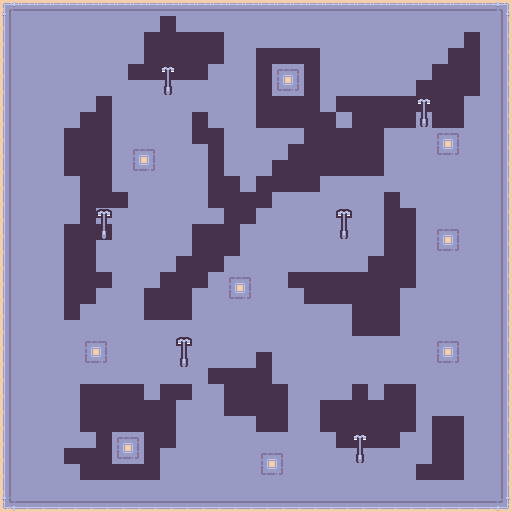

Tiled map render using the project's own tile images. Description and the whole map definition, tile-layer contents included, below:
An orthogonal 32x32 tile map with 16x16 px tiles, 2 tile layers (Tile Layer 1, tower_light).

<map version="1.10" tiledversion="1.12.2" orientation="orthogonal" renderorder="right-down" width="32" height="32" tilewidth="16" tileheight="16" infinite="0" nextlayerid="3" nextobjectid="1">
 <tileset firstgid="1" source="burning_sands.tsx" />
 <layer id="1" name="Tile Layer 1" width="32" height="32">
  <data encoding="csv">
101,102,102,102,102,102,102,102,102,102,102,102,102,102,102,102,102,102,102,102,102,102,102,102,102,102,102,102,102,102,102,103,
119,30,30,30,30,30,30,30,30,30,141,30,30,30,30,30,30,30,30,30,30,30,30,30,30,30,30,30,30,30,30,121,
119,30,30,30,30,30,30,30,30,141,141,141,141,141,30,30,30,30,30,30,30,30,30,30,30,30,30,30,30,141,30,121,
119,30,30,30,30,30,30,30,30,141,141,141,141,141,30,30,141,141,141,141,30,30,30,30,30,30,30,30,141,141,30,121,
119,30,30,30,30,30,30,30,141,141,141,141,141,30,30,30,141,104,105,141,30,30,30,30,30,30,30,141,141,141,30,121,
119,30,30,30,30,30,30,30,30,30,30,30,30,30,30,30,141,122,123,141,30,30,30,30,30,30,141,141,141,141,30,121,
119,30,30,30,30,30,141,30,30,30,30,30,30,30,30,30,141,141,141,141,30,141,141,141,141,141,141,141,141,30,30,121,
119,30,30,30,30,141,141,30,30,30,30,30,141,30,30,30,141,141,141,141,141,30,141,141,141,141,30,141,141,30,30,121,
119,30,30,30,141,141,141,30,30,30,30,30,141,141,30,30,30,30,30,141,141,141,141,141,30,30,30,104,105,30,30,121,
119,30,30,30,141,141,141,30,104,105,30,30,30,141,30,30,30,30,141,141,141,141,141,141,30,30,30,122,123,30,30,121,
119,30,30,30,141,141,141,30,122,123,30,30,30,141,30,30,30,141,141,141,141,141,141,141,30,30,30,30,30,30,30,121,
119,30,30,30,30,141,141,30,30,30,30,30,30,141,141,30,141,141,141,141,30,30,30,30,30,30,30,30,30,30,30,121,
119,30,30,30,30,141,141,141,30,30,30,30,30,141,141,141,141,30,30,30,30,30,30,30,141,30,30,30,30,30,30,121,
119,30,30,30,30,141,30,30,30,30,30,30,30,30,141,141,30,30,30,30,30,30,30,30,141,141,30,30,30,30,30,121,
119,30,30,30,141,141,141,30,30,30,30,30,141,141,141,30,30,30,30,30,30,30,30,30,141,141,30,104,105,30,30,121,
119,30,30,30,141,141,30,30,30,30,30,30,141,141,141,30,30,30,30,30,30,30,30,30,141,141,30,122,123,30,30,121,
119,30,30,30,141,141,30,30,30,30,30,141,141,141,30,30,30,30,30,30,30,30,30,141,141,141,30,30,30,30,30,121,
119,30,30,30,141,141,141,30,30,30,141,141,141,30,104,105,30,30,141,141,141,141,141,141,141,141,30,30,30,30,30,121,
119,30,30,30,141,141,30,30,30,141,141,141,30,30,122,123,30,30,30,141,141,141,141,141,141,30,30,30,30,30,30,121,
119,30,30,30,141,30,30,30,30,141,141,141,30,30,30,30,30,30,30,30,30,30,141,141,141,30,30,30,30,30,30,121,
119,30,30,30,30,30,30,30,30,30,30,30,30,30,30,30,30,30,30,30,30,30,141,141,141,30,30,30,30,30,30,121,
119,30,30,30,30,104,105,30,30,30,30,30,30,30,30,30,30,30,30,30,30,30,30,30,30,30,30,104,105,30,30,121,
119,30,30,30,30,122,123,30,30,30,30,30,30,30,30,30,141,30,30,30,30,30,30,30,30,30,30,122,123,30,30,121,
119,30,30,30,30,30,30,30,30,30,30,30,30,141,141,141,141,30,30,30,30,30,30,30,30,30,30,30,30,30,30,121,
119,30,30,30,30,141,141,141,141,30,141,141,30,30,141,141,141,141,30,30,30,30,141,30,141,141,30,30,30,30,30,121,
119,30,30,30,30,141,141,141,141,141,141,30,30,30,141,141,141,141,30,30,141,141,141,141,141,141,30,30,30,30,30,121,
119,30,30,30,30,141,141,141,141,141,141,30,30,30,30,30,141,141,30,30,141,141,141,141,141,141,30,141,141,30,30,121,
119,30,30,30,30,30,141,104,105,141,141,30,30,30,30,30,30,30,30,30,30,141,141,141,141,30,30,141,141,30,30,121,
119,30,30,30,141,141,141,122,123,141,30,30,30,30,30,30,104,105,30,30,30,30,30,30,30,30,30,141,141,30,30,121,
119,30,30,30,30,141,141,141,141,141,30,30,30,30,30,30,122,123,30,30,30,30,30,30,30,30,141,141,141,30,30,121,
119,30,30,30,30,30,30,30,30,30,30,30,30,30,30,30,30,30,30,30,30,30,30,30,30,30,30,30,30,30,30,121,
137,138,138,138,138,138,138,138,138,138,138,138,138,138,138,138,138,138,138,138,138,138,138,138,138,138,138,138,138,138,138,139
</data>
 </layer>
 <layer id="2" name="tower_light" width="32" height="32">
  <data encoding="csv">
0,0,0,0,0,0,0,0,0,0,0,0,0,0,0,0,0,0,0,0,0,0,0,0,0,0,0,0,0,0,0,0,
0,0,0,0,0,0,0,0,0,0,0,0,0,0,0,0,0,0,0,0,0,0,0,0,0,0,0,0,0,0,0,0,
0,0,0,0,0,0,0,0,0,0,0,0,0,0,0,0,0,0,0,0,0,0,0,0,0,0,0,0,0,0,0,0,
0,0,0,0,0,0,0,0,0,0,0,0,0,0,0,0,0,0,0,0,0,0,0,0,0,0,0,0,0,0,0,0,
0,0,0,0,0,0,0,0,0,0,69,0,0,0,0,0,0,0,0,0,0,0,0,0,0,0,0,0,0,0,0,0,
0,0,0,0,0,0,0,0,0,0,87,0,0,0,0,0,0,0,0,0,0,0,0,0,0,0,0,0,0,0,0,0,
0,0,0,0,0,0,0,0,0,0,0,0,0,0,0,0,0,0,0,0,0,0,0,0,0,0,69,0,0,0,0,0,
0,0,0,0,0,0,0,0,0,0,0,0,0,0,0,0,0,0,0,0,0,0,0,0,0,0,87,0,0,0,0,0,
0,0,0,0,0,0,0,0,0,0,0,0,0,0,0,0,0,0,0,0,0,0,0,0,0,0,0,0,0,0,0,0,
0,0,0,0,0,0,0,0,0,0,0,0,0,0,0,0,0,0,0,0,0,0,0,0,0,0,0,0,0,0,0,0,
0,0,0,0,0,0,0,0,0,0,0,0,0,0,0,0,0,0,0,0,0,0,0,0,0,0,0,0,0,0,0,0,
0,0,0,0,0,0,0,0,0,0,0,0,0,0,0,0,0,0,0,0,0,0,0,0,0,0,0,0,0,0,0,0,
0,0,0,0,0,0,0,0,0,0,0,0,0,0,0,0,0,0,0,0,0,0,0,0,0,0,0,0,0,0,0,0,
0,0,0,0,0,0,69,0,0,0,0,0,0,0,0,0,0,0,0,0,0,69,0,0,0,0,0,0,0,0,0,0,
0,0,0,0,0,0,87,0,0,0,0,0,0,0,0,0,0,0,0,0,0,87,0,0,0,0,0,0,0,0,0,0,
0,0,0,0,0,0,0,0,0,0,0,0,0,0,0,0,0,0,0,0,0,0,0,0,0,0,0,0,0,0,0,0,
0,0,0,0,0,0,0,0,0,0,0,0,0,0,0,0,0,0,0,0,0,0,0,0,0,0,0,0,0,0,0,0,
0,0,0,0,0,0,0,0,0,0,0,0,0,0,0,0,0,0,0,0,0,0,0,0,0,0,0,0,0,0,0,0,
0,0,0,0,0,0,0,0,0,0,0,0,0,0,0,0,0,0,0,0,0,0,0,0,0,0,0,0,0,0,0,0,
0,0,0,0,0,0,0,0,0,0,0,0,0,0,0,0,0,0,0,0,0,0,0,0,0,0,0,0,0,0,0,0,
0,0,0,0,0,0,0,0,0,0,0,0,0,0,0,0,0,0,0,0,0,0,0,0,0,0,0,0,0,0,0,0,
0,0,0,0,0,0,0,0,0,0,0,69,0,0,0,0,0,0,0,0,0,0,0,0,0,0,0,0,0,0,0,0,
0,0,0,0,0,0,0,0,0,0,0,87,0,0,0,0,0,0,0,0,0,0,0,0,0,0,0,0,0,0,0,0,
0,0,0,0,0,0,0,0,0,0,0,0,0,0,0,0,0,0,0,0,0,0,0,0,0,0,0,0,0,0,0,0,
0,0,0,0,0,0,0,0,0,0,0,0,0,0,0,0,0,0,0,0,0,0,0,0,0,0,0,0,0,0,0,0,
0,0,0,0,0,0,0,0,0,0,0,0,0,0,0,0,0,0,0,0,0,0,0,0,0,0,0,0,0,0,0,0,
0,0,0,0,0,0,0,0,0,0,0,0,0,0,0,0,0,0,0,0,0,0,0,0,0,0,0,0,0,0,0,0,
0,0,0,0,0,0,0,0,0,0,0,0,0,0,0,0,0,0,0,0,0,0,69,0,0,0,0,0,0,0,0,0,
0,0,0,0,0,0,0,0,0,0,0,0,0,0,0,0,0,0,0,0,0,0,87,0,0,0,0,0,0,0,0,0,
0,0,0,0,0,0,0,0,0,0,0,0,0,0,0,0,0,0,0,0,0,0,0,0,0,0,0,0,0,0,0,0,
0,0,0,0,0,0,0,0,0,0,0,0,0,0,0,0,0,0,0,0,0,0,0,0,0,0,0,0,0,0,0,0,
0,0,0,0,0,0,0,0,0,0,0,0,0,0,0,0,0,0,0,0,0,0,0,0,0,0,0,0,0,0,0,0
</data>
 </layer>
</map>
